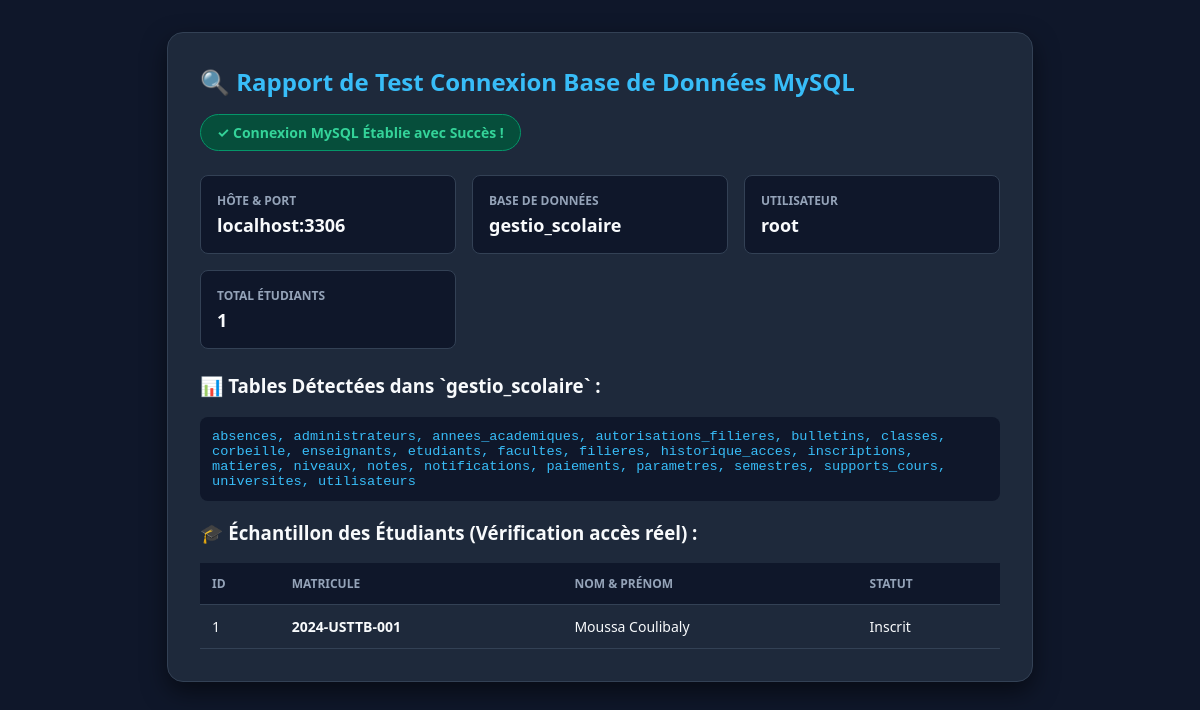
The page /test_db.php on the database as committed earlier.
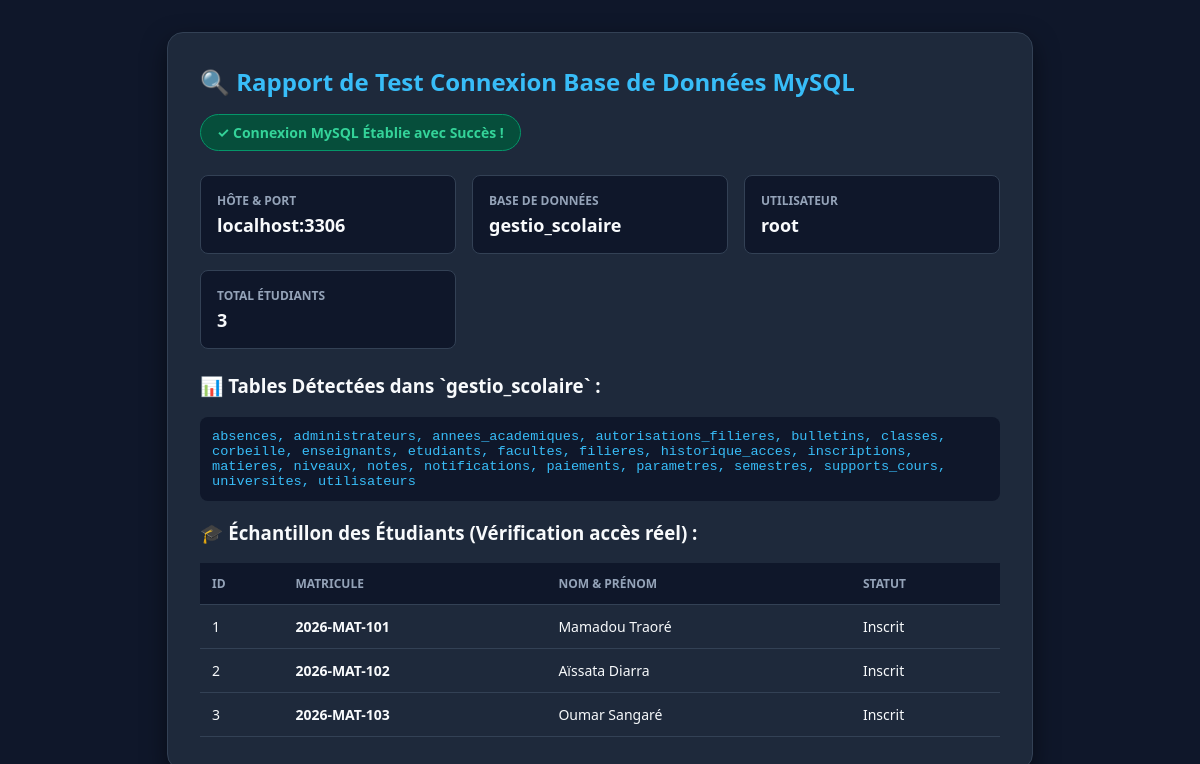
The same page on the database as committed later.
### tables this page shows
CREATE TABLE `etudiants` (
  `id` INT AUTO_INCREMENT PRIMARY KEY,
  `matricule` VARCHAR(50) NOT NULL UNIQUE,
  `nom` VARCHAR(100) NOT NULL,
  `prenom` VARCHAR(100) NOT NULL,
  `date_naissance` DATE DEFAULT NULL,
  `lieu_naissance` VARCHAR(100) DEFAULT 'Bamako',
  `sexe` ENUM('M', 'F') NOT NULL DEFAULT 'M',
  `genre` ENUM('M', 'F') DEFAULT 'M',
  `nationalite` VARCHAR(50) DEFAULT 'Mali',
  `email` VARCHAR(100) DEFAULT NULL,
  `telephone` VARCHAR(30) DEFAULT NULL,
  `adresse` VARCHAR(255) DEFAULT NULL,
  `classe_id` INT NOT NULL,
  `filiere_id` INT DEFAULT NULL,
  `niveau_id` INT DEFAULT NULL,
  `statut` VARCHAR(50) DEFAULT 'Inscrit',
  `est_bloque` TINYINT(1) DEFAULT 0,
  `statut_compte` VARCHAR(20) DEFAULT 'Actif',
  `tuteur_nom` VARCHAR(100) DEFAULT NULL,
  `tuteur_prenom` VARCHAR(100) DEFAULT NULL,
  `tuteur_telephone` VARCHAR(30) DEFAULT NULL,
  `date_inscription` DATETIME DEFAULT CURRENT_TIMESTAMP,
  `mot_de_passe` VARCHAR(255) NOT NULL DEFAULT 'etudiant123',
  `photo_url` LONGTEXT DEFAULT NULL,
  `created_at` TIMESTAMP DEFAULT CURRENT_TIMESTAMP,
  FOREIGN KEY (`classe_id`) REFERENCES `classes`(`id`) ON DELETE CASCADE,
  FOREIGN KEY (`filiere_id`) REFERENCES `filieres`(`id`) ON DELETE SET NULL
);

### test_db.php (the view, shortened to what this page needs)
<?php
function loadEnv($path = __DIR__ . '/.env') {
    if (!file_exists($path)) {
        $path = __DIR__ . '/.env.example';
    }
    $lines = file($path, FILE_IGNORE_NEW_LINES | FILE_SKIP_EMPTY_LINES);
    $env = [];
    foreach ($lines as $line) {
        $line = trim($line);
        if (strpos($line, '#') === 0 || empty($line)) continue;
        list($name, $value) = explode('=', $line, 2) + [NULL, NULL];
        if ($name !== NULL) {
            $env[trim($name)] = trim($value, " \t\n\r\0\x0B\"'");
        }
    }
    return $env;
}
$env = loadEnv();
$host     = $env['MYSQL_HOST']     ?? 'localhost';
$port     = $env['MYSQL_PORT']     ?? '3306';
$user     = $env['MYSQL_USER']     ?? 'root';
$password = $env['MYSQL_PASSWORD'] ?? '';
$database = $env['MYSQL_DATABASE'] ?? 'gestio_scolaire';
$connected = false;
$tables_found = [];
$etudiants_list = [];
$total_etudiants = 0;
try {
    $dsn = "mysql:host=$host;port=$port;dbname=$database;charset=utf8mb4";
    $pdo = new PDO($dsn, $user, $password, [
        PDO::ATTR_ERRMODE => PDO::ERRMODE_EXCEPTION,
        PDO::ATTR_DEFAULT_FETCH_MODE => PDO::FETCH_ASSOC,
        PDO::ATTR_TIMEOUT => 5
    ]);
    $connected = true;
    $stmt = $pdo->query("SHOW TABLES");
    while ($row = $stmt->fetch(PDO::FETCH_NUM)) {
        $tables_found[] = $row[0];
    }
    if (in_array('etudiants', $tables_found)) {
        $stmtCount = $pdo->query("SELECT COUNT(*) FROM etudiants");
        $total_etudiants = (int)$stmtCount->fetchColumn();
        $stmtEtudiants = $pdo->query("SELECT id, matricule, nom, prenom, statut FROM etudiants LIMIT 10");
        $etudiants_list = $stmtEtudiants->fetchAll();
    }
} catch (PDOException $e) {
    $connected = false;
    $error_message = $e->getMessage();
}
?>
<!DOCTYPE html>
<html lang="fr">
<head>
</head>
<body>
    <div class="card">
        <h1>🔍 Rapport de Test Connexion Base de Données MySQL</h1>
        <?php if ($connected): ?>
            <div class="status-badge success">
                ✓ Connexion MySQL Établie avec Succès !
            </div>
            <div class="grid">
                <div class="box">
                    <div class="box-title">Hôte & Port</div>
                    <div class="box-value"><?= htmlspecialchars($host) ?>:<?= htmlspecialchars($port) ?></div>
                </div>
                <div class="box">
                    <div class="box-title">Base de Données</div>
                    <div class="box-value"><?= htmlspecialchars($database) ?></div>
                </div>
                <div class="box">
                    <div class="box-title">Utilisateur</div>
                    <div class="box-value"><?= htmlspecialchars($user) ?></div>
                </div>
                <div class="box">
                    <div class="box-title">Total Étudiants</div>
                    <div class="box-value"><?= $total_etudiants ?></div>
                </div>
            </div>
            <h3>📊 Tables Détectées dans `<?= htmlspecialchars($database) ?>` :</h3>
            <p class="code"><?= implode(', ', $tables_found) ?: 'Aucune table trouvée' ?></p>
            <?php if (!empty($etudiants_list)): ?>
                <h3>🎓 Échantillon des Étudiants (Vérification accès réel) :</h3>
                <table>
                    <thead>
                        <tr>
                            <th>ID</th>
                            <th>Matricule</th>
                            <th>Nom & Prénom</th>
                            <th>Statut</th>
                        </tr>
                    </thead>
                    <tbody>
                        <?php foreach ($etudiants_list as $e): ?>
                            <tr>
                                <td><?= htmlspecialchars($e['id']) ?></td>
                                <td><b><?= htmlspecialchars($e['matricule']) ?></b></td>
                                <td><?= htmlspecialchars($e['prenom'] . ' ' . $e['nom']) ?></td>
                                <td><?= htmlspecialchars($e['statut']) ?></td>
                            </tr>
                        <?php endforeach; ?>
                    </tbody>
                </table>
            <?php endif; ?>
        <?php endif; ?>
    </div>
</body>
</html>

### test_db.php (style rules this page uses)
body { font-family: system-ui, -apple-system, sans-serif; background: #0f172a; color: #f8fafc; padding: 2rem; margin: 0; }
.card { background: #1e293b; border-radius: 1rem; padding: 2rem; max-width: 800px; margin: 0 auto; box-shadow: 0 10px 25px rgba(0,0,0,0.5); border: 1px solid #334155; }
.status-badge { display: inline-flex; align-items: center; gap: 0.5rem; padding: 0.5rem 1rem; border-radius: 9999px; font-weight: bold; font-size: 0.875rem; }
.success { background: #064e3b; color: #34d399; border: 1px solid #059669; }
h1 { margin-top: 0; font-size: 1.5rem; color: #38bdf8; }
.grid { display: grid; grid-template-columns: repeat(auto-fit, minmax(200px, 1fr)); gap: 1rem; margin: 1.5rem 0; }
.box { background: #0f172a; padding: 1rem; border-radius: 0.5rem; border: 1px solid #334155; }
.box-title { font-size: 0.75rem; text-transform: uppercase; color: #94a3b8; font-weight: bold; }
.box-value { font-size: 1.125rem; font-weight: bold; margin-top: 0.25rem; word-break: break-all; }
table { width: 100%; border-collapse: collapse; margin-top: 1rem; font-size: 0.875rem; }
th, td { text-align: left; padding: 0.75rem; border-bottom: 1px solid #334155; }
th { background: #0f172a; color: #94a3b8; text-transform: uppercase; font-size: 0.75rem; }
.code { font-family: monospace; background: #0f172a; padding: 0.75rem; border-radius: 0.5rem; color: #38bdf8; font-size: 0.85rem; overflow-x: auto; }

Rows that differ between the two databases and show on the page:
changed etudiants id 1: matricule "2024-USTTB-001" → "2026-MAT-101"; prenom+nom "Moussa Coulibaly" → "Mamadou Traoré"
added etudiants: id "2", matricule "2026-MAT-102", prenom+nom "Aïssata Diarra", statut "Inscrit"
added etudiants: id "3", matricule "2026-MAT-103", prenom+nom "Oumar Sangaré", statut "Inscrit"
Other text that changed with them:
$total_etudiants: "1" → "3"
